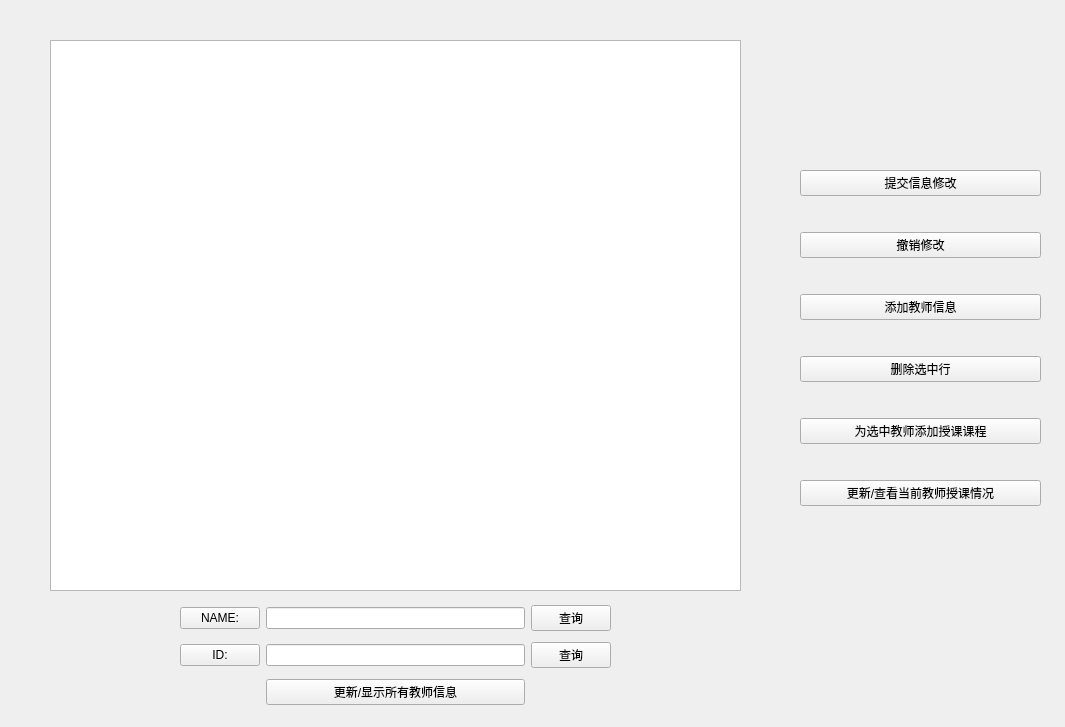
<?xml version="1.0" encoding="UTF-8"?>
<ui version="4.0">
 <class>searchInfoTeacher</class>
 <widget class="QWidget" name="searchInfoTeacher">
  <property name="geometry">
   <rect>
    <x>0</x>
    <y>0</y>
    <width>1065</width>
    <height>727</height>
   </rect>
  </property>
  <property name="windowTitle">
   <string>Form</string>
  </property>
  <widget class="QTableView" name="tableView">
   <property name="geometry">
    <rect>
     <x>50</x>
     <y>40</y>
     <width>691</width>
     <height>551</height>
    </rect>
   </property>
  </widget>
  <widget class="QWidget" name="widget_2" native="true">
   <property name="geometry">
    <rect>
     <x>180</x>
     <y>600</y>
     <width>431</width>
     <height>111</height>
    </rect>
   </property>
   <layout class="QGridLayout" name="gridLayout">
    <item row="0" column="2">
     <widget class="QPushButton" name="pushButton_5">
      <property name="styleSheet">
       <string notr="true">font: 9pt &quot;黑体&quot;;</string>
      </property>
      <property name="text">
       <string>查询</string>
      </property>
     </widget>
    </item>
    <item row="1" column="2">
     <widget class="QPushButton" name="pushButton_6">
      <property name="styleSheet">
       <string notr="true">font: 9pt &quot;黑体&quot;;</string>
      </property>
      <property name="text">
       <string>查询</string>
      </property>
     </widget>
    </item>
    <item row="1" column="1">
     <widget class="QLineEdit" name="lineEdit_search_number"/>
    </item>
    <item row="2" column="1">
     <widget class="QPushButton" name="pushButton_8">
      <property name="styleSheet">
       <string notr="true">font: 9pt &quot;黑体&quot;;</string>
      </property>
      <property name="text">
       <string>更新/显示所有教师信息</string>
      </property>
     </widget>
    </item>
    <item row="0" column="1">
     <widget class="QLineEdit" name="lineEdit_search_name"/>
    </item>
    <item row="0" column="0">
     <widget class="QPushButton" name="pushButton_9">
      <property name="styleSheet">
       <string notr="true">font: 9pt &quot;黑体&quot;;</string>
      </property>
      <property name="text">
       <string>NAME:</string>
      </property>
     </widget>
    </item>
    <item row="1" column="0">
     <widget class="QPushButton" name="pushButton_10">
      <property name="styleSheet">
       <string notr="true">font: 9pt &quot;黑体&quot;;</string>
      </property>
      <property name="text">
       <string>ID:</string>
      </property>
     </widget>
    </item>
   </layout>
  </widget>
  <widget class="QWidget" name="widget" native="true">
   <property name="geometry">
    <rect>
     <x>800</x>
     <y>140</y>
     <width>241</width>
     <height>401</height>
    </rect>
   </property>
   <layout class="QVBoxLayout" name="verticalLayout">
    <item>
     <widget class="QPushButton" name="pushButton">
      <property name="styleSheet">
       <string notr="true">font: 9pt &quot;黑体&quot;;</string>
      </property>
      <property name="text">
       <string>提交信息修改</string>
      </property>
     </widget>
    </item>
    <item>
     <widget class="QPushButton" name="pushButton_2">
      <property name="styleSheet">
       <string notr="true">font: 9pt &quot;黑体&quot;;</string>
      </property>
      <property name="text">
       <string>撤销修改</string>
      </property>
     </widget>
    </item>
    <item>
     <widget class="QPushButton" name="pushButton_3">
      <property name="styleSheet">
       <string notr="true">font: 9pt &quot;黑体&quot;;</string>
      </property>
      <property name="text">
       <string>添加教师信息</string>
      </property>
     </widget>
    </item>
    <item>
     <widget class="QPushButton" name="pushButton_4">
      <property name="styleSheet">
       <string notr="true">font: 9pt &quot;黑体&quot;;</string>
      </property>
      <property name="text">
       <string>删除选中行</string>
      </property>
     </widget>
    </item>
    <item>
     <widget class="QPushButton" name="pushButton_7">
      <property name="styleSheet">
       <string notr="true">font: 9pt &quot;黑体&quot;;</string>
      </property>
      <property name="text">
       <string>为选中教师添加授课课程</string>
      </property>
     </widget>
    </item>
    <item>
     <widget class="QPushButton" name="pushButton_12">
      <property name="styleSheet">
       <string notr="true">font: 9pt &quot;黑体&quot;;</string>
      </property>
      <property name="text">
       <string>更新/查看当前教师授课情况</string>
      </property>
     </widget>
    </item>
   </layout>
  </widget>
  <widget class="QLabel" name="label_3">
   <property name="geometry">
    <rect>
     <x>0</x>
     <y>0</y>
     <width>1065</width>
     <height>727</height>
    </rect>
   </property>
   <property name="text">
    <string/>
   </property>
  </widget>
  <zorder>label_3</zorder>
  <zorder>tableView</zorder>
  <zorder>widget_2</zorder>
  <zorder>widget</zorder>
 </widget>
 <resources/>
 <connections/>
</ui>
